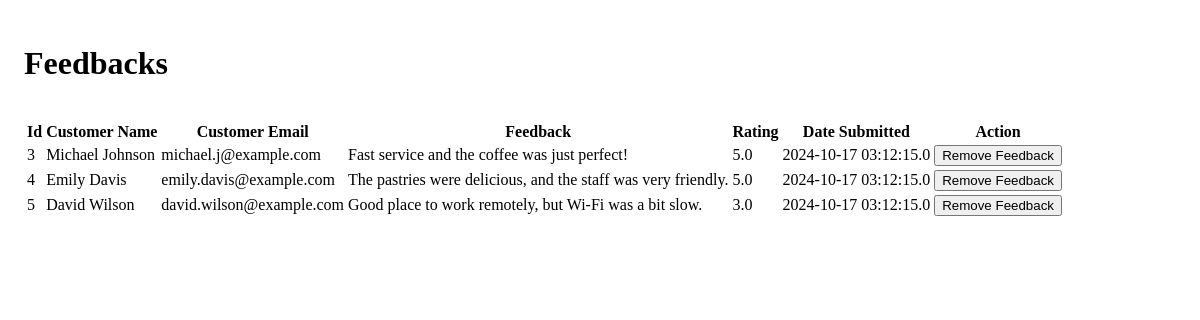
Screenshot of /admin/feedbacks/index.php with the database file from the repository.
### tables this page shows
CREATE TABLE `customer_feedback` (
  `id` int(11) UNSIGNED NOT NULL,
  `customer_name` varchar(255) NOT NULL,
  `customer_email` varchar(255) NOT NULL,
  `feedback` text NOT NULL,
  `rating` int(1) NOT NULL CHECK (`rating` >= 1 and `rating` <= 5),
  `submitted_at` timestamp NOT NULL DEFAULT current_timestamp()
);

### admin/feedbacks/index.php (the view, shortened to what this page needs)
<div class="container-fluid">
  <h1>Feedbacks</h1>
  <div class="d-flex flex-row">
    <div class="col-12">
    <table class="table table-bordered table-responsive">
      <thead>
        <tr>
          <th>Id</th>
          <th>Customer Name</th>
          <th>Customer Email</th>
          <th>Feedback</th>
          <th>Rating</th>
          <th>Date Submitted</th>
          <th>Action</th>
        </tr>
      </thead>
      <tbody>
        <?php
          include("../api/connection.php");
          $result = $conn -> query("SELECT * FROM customer_feedback");
          if($result -> num_rows > 0){
            while($row = $result -> fetch_assoc()){
              echo "
                <tr>
                  <td>".$row['id']."</td>
                  <td>".$row['customer_name']."</td>
                  <td>".$row['customer_email']."</td>
                  <td>".$row['feedback']."</td>
                  <td>".$row['rating'].".0</td>
                  <td>".$row['submitted_at'].".0</td>
                  <td>
                    <button class='btn btn-danger btn-sm' onclick='removeFeedback(".$row['id'].")'>Remove Feedback</button>
                  </td>
                </tr>
              ";
            }
          }else {
            echo "No feedbacks to show.";
          }
        ?>
      </tbody>
    </table>
    </div>
  </div>
</div>

### admin/feedbacks/index.php (style rules this page uses)
.container-fluid { background-color: #fff; padding: 1rem; display: flex; flex-direction: column; gap: 1rem; }

### rows the page displays
customer_feedback: id "3", customer_name "Michael Johnson", customer_email "michael.j@example.com", feedback "Fast service and the coffee was just perfect!", rating "5", submitted_at "2024-10-17 03:12:15"
customer_feedback: id "4", customer_name "Emily Davis", customer_email "emily.davis@example.com", feedback "The pastries were delicious, and the staff was very friendly.", rating "5", submitted_at "2024-10-17 03:12:15"
customer_feedback: id "5", customer_name "David Wilson", customer_email "david.wilson@example.com", feedback "Good place to work remotely, but Wi-Fi was a bit slow.", rating "3", submitted_at "2024-10-17 03:12:15"
